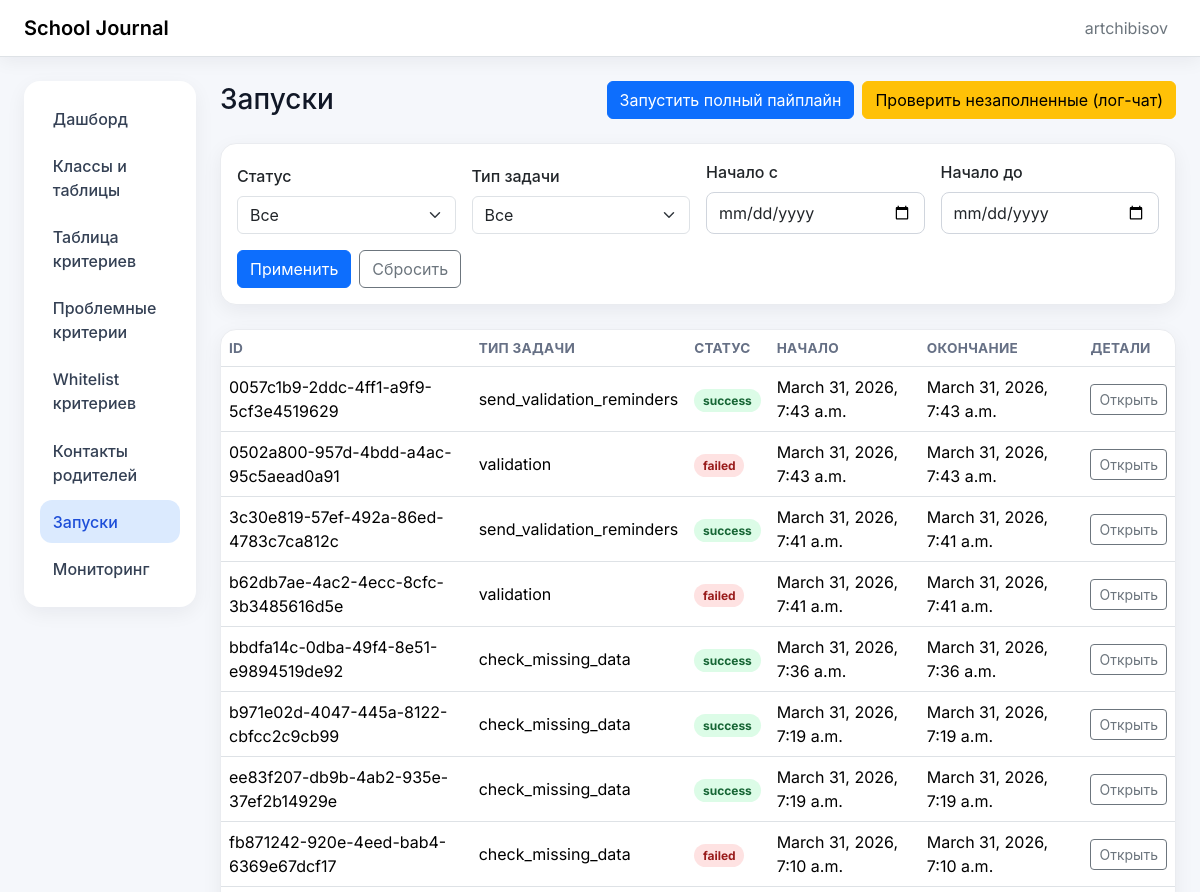
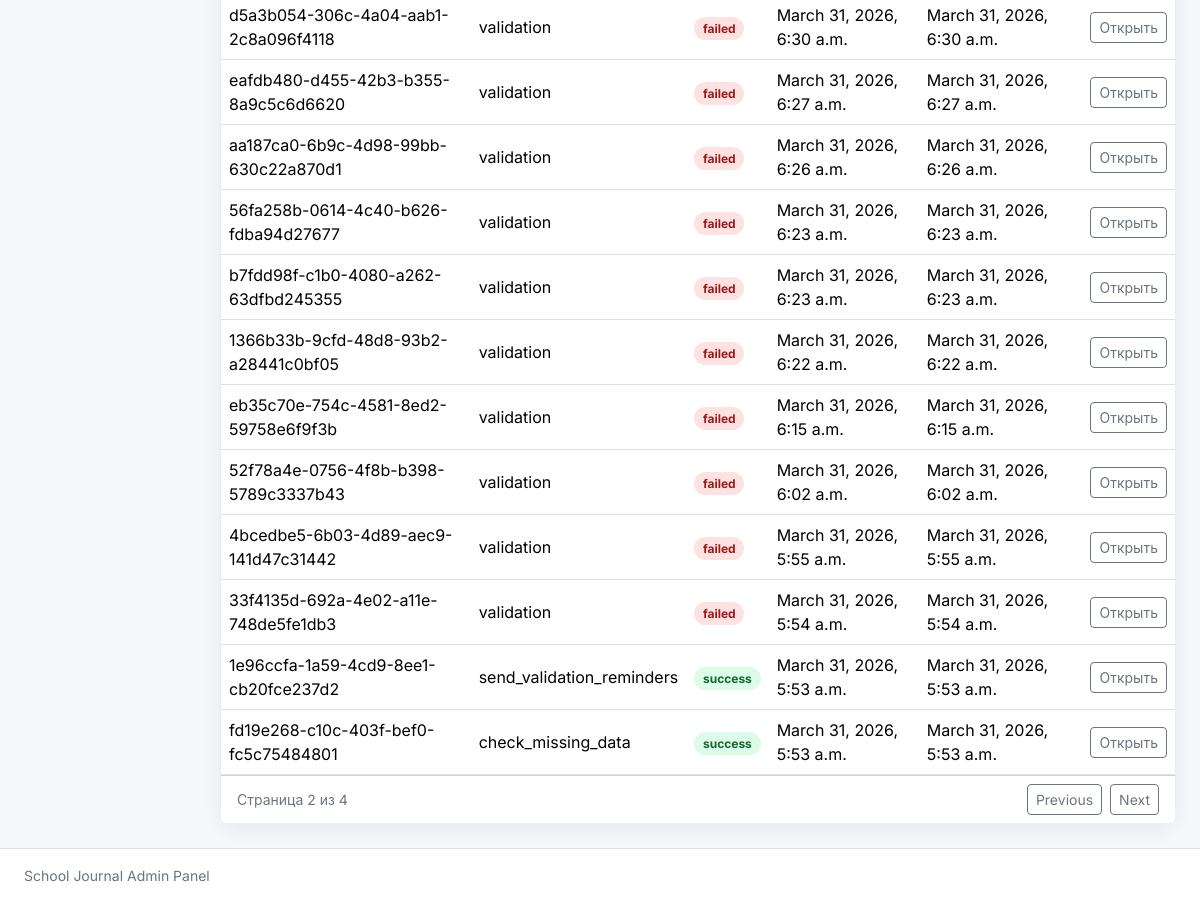
/runs/?page=2 (signed in), run on the app's committed database (2 pictures, top to bottom).
### jobs/models.py (models this page shows, shortened)
class JobRun(models.Model):
    class Status(models.TextChoices):
        PENDING = "pending", "Pending"
        RUNNING = "running", "Running"
        SUCCESS = "success", "Success"
        PARTIAL = "partial", "Partial"
        FAILED = "failed", "Failed"
    id = models.UUIDField(primary_key=True, default=uuid.uuid4, editable=False)
    job_type = models.CharField(max_length=100)
    status = models.CharField(max_length=20, choices=Status.choices, default=Status.PENDING)
    started_at = models.DateTimeField(null=True, blank=True)
    finished_at = models.DateTimeField(null=True, blank=True)
    params_json = models.JSONField(default=dict, blank=True)
    result_json = models.JSONField(default=dict, blank=True)
    initiated_by = models.ForeignKey(
        settings.AUTH_USER_MODEL,
        null=True,
        blank=True,
        on_delete=models.SET_NULL,
        related_name="job_runs",
    )
    class Meta:
        ordering = ["-started_at"]
        permissions = [
            ("run_validation", "Can run validation jobs"),
            ("run_full_pipeline", "Can run full pipeline"),
            ("send_reminders", "Can send validation reminders"),
            ("run_check_missing_data", "Can run missing data checks"),
        ]

### jobs/views.py (the view)
# urls.py: path("runs/", list_job_runs, name="job_run_list"),
@login_required
@permission_required_403("jobs.view_jobrun", message="Доступ запрещён: нет прав на просмотр запусков.")
def list_job_runs(request):
    queryset = JobRun.objects.all().order_by("-started_at")
    status = _parse_non_empty(request.GET.get("status"))
    if status:
        queryset = queryset.filter(status=status)
    job_type = _parse_non_empty(request.GET.get("job_type"))
    if job_type:
        queryset = queryset.filter(job_type=job_type)
    started_from = _parse_non_empty(request.GET.get("started_from"))
    if started_from:
        queryset = queryset.filter(started_at__date__gte=started_from)
    started_to = _parse_non_empty(request.GET.get("started_to"))
    if started_to:
        queryset = queryset.filter(started_at__date__lte=started_to)
    paginator = Paginator(queryset, 20)
    page_obj = paginator.get_page(request.GET.get("page"))
    for run in page_obj:
        run.status_meta = _status_meta(run.status)
    preserved_query = request.GET.copy()
    preserved_query.pop("page", None)
    return render(
        request,
        "jobs/jobrun_list.html",
        {
            "page_obj": page_obj,
            "status_choices": JobRun.Status.choices,
            "job_type_choices": JobRun.objects.values_list("job_type", flat=True).distinct().order_by("job_type"),
            "filters": {
                "status": status or "",
                "job_type": job_type or "",
                "started_from": started_from or "",
                "started_to": started_to or "",
            },
            "querystring": preserved_query.urlencode(),
        },
    )

### admin_panel/authz.py (called while the page is built)
def permission_required_403(perm: str, *, message: str | None = None) -> Callable:
    deny_message = message or "Доступ запрещён: недостаточно прав для выполнения действия."
    def decorator(view_func: Callable) -> Callable:
        @wraps(view_func)
        def _wrapped(request: HttpRequest, *args, **kwargs) -> HttpResponse:
            if request.user.has_perm(perm):
                return view_func(request, *args, **kwargs)
            messages.error(request, deny_message)
            return HttpResponseForbidden(deny_message)
        return _wrapped
    return decorator

### jobs/views.py (called while the page is built)
def _parse_non_empty(value: str | None) -> str | None:
    if value is None:
        return None
    trimmed = value.strip()
    return trimmed or None

def _status_meta(status: str | None) -> dict[str, str]:
    return STATUS_UI_META.get(status, {"css": "queued", "label": status or "queued"})

### jobs/templates/jobs/jobrun_list.html (shortened to what this page needs)
{% extends "base.html" %}
{% block page_heading %}Запуски{% endblock %}
{% block page_actions %}
  {% if perms.jobs.run_full_pipeline %}
    <form method="post" action="{% url 'run_full_pipeline' %}">
       <button class="btn btn-primary" type="submit">Запустить полный пайплайн</button>
     </form>
  {% endif %}
{% if perms.jobs.run_check_missing_data %}
    <form method="post" action="{% url 'run_missing_data_check' %}">
      <button class="btn btn-warning" type="submit">Проверить незаполненные (лог-чат)</button>
    </form>
  {% endif %}
 {% endblock %}
 {% block content %}
  <section class="card mb-4">
    <div class="card-body">
      <form method="get" class="row g-3 align-items-end">
        <div class="col-12 col-md-6 col-xl-3">
          <label class="form-label" for="id_status">Статус</label>
          <select id="id_status" name="status" class="form-select">
            <option value="">Все</option>
          </select>
        </div>
        <div class="col-12 col-md-6 col-xl-3">
          <label class="form-label" for="id_job_type">Тип задачи</label>
          <select id="id_job_type" name="job_type" class="form-select">
            <option value="">Все</option>
          </select>
        </div>
        <div class="col-12 col-md-6 col-xl-3">
          <label class="form-label" for="id_started_from">Начало с</label>
          <input id="id_started_from" type="date" name="started_from" value="{{ filters.started_from }}" class="form-control">
        </div>
        <div class="col-12 col-md-6 col-xl-3">
          <label class="form-label" for="id_started_to">Начало до</label>
          <input id="id_started_to" type="date" name="started_to" value="{{ filters.started_to }}" class="form-control">
        </div>
        <div class="col-12 d-flex flex-wrap gap-2">
          <button class="btn btn-primary" type="submit">Применить</button>
          <a class="btn btn-outline-secondary" href="{% url 'job_run_list' %}">Сбросить</a>
        </div>
      </form>
    </div>
  </section>
  <section class="card">
    <div class="card-body p-0">
      <div class="table-responsive">
        <table class="table table-hover align-middle mb-0">
          <thead>
            <tr>
              <th>ID</th>
              <th>Тип задачи</th>
              <th>Статус</th>
              <th>Начало</th>
              <th>Окончание</th>
              <th>Детали</th>
            </tr>
          </thead>
          <tbody>
            {% for run in page_obj %}
              <tr>
                <td>{{ run.id }}</td>
                <td>{{ run.job_type }}</td>
                <td><span class="badge badge-soft badge-{{ run.status_meta.css }}">{{ run.status_meta.label }}</span></td>
                <td>{{ run.started_at|default:"—" }}</td>
                <td>{{ run.finished_at|default:"—" }}</td>
                <td>
                  <a class="btn btn-outline-secondary btn-sm" href="{% url 'job_run_detail' run.id %}{% if querystring %}?{{ querystring }}{% endif %}">Открыть</a>
                </td>
              </tr>
            {% empty %}
              <tr><td class="table-empty" colspan="6">No runs found.</td></tr>
            {% endfor %}
          </tbody>
        </table>
       </div>
    </div>
     {% if page_obj.paginator.num_pages > 1 %}
      <div class="card-footer bg-white d-flex justify-content-between align-items-center flex-wrap gap-2">
        <div class="text-secondary small">Страница {{ page_obj.number }} из {{ page_obj.paginator.num_pages }}</div>
        <div class="d-flex gap-2">
          {% if page_obj.has_previous %}
            <a class="btn btn-outline-secondary btn-sm" href="?{% if querystring %}{{ querystring }}&{% endif %}page={{ page_obj.previous_page_number }}">Previous</a>
          {% endif %}
          {% if page_obj.has_next %}
            <a class="btn btn-outline-secondary btn-sm" href="?{% if querystring %}{{ querystring }}&{% endif %}page={{ page_obj.next_page_number }}">Next</a>
          {% endif %}
        </div>
      </div>
      {% endif %}
  </section>
 {% endblock %}

### webapp/templates/base.html (shortened to what this page needs)
{% load static %}
<!doctype html>
<html lang="ru">
<head>
  <link href="https://cdn.jsdelivr.net/npm/bootstrap@5.3.3/dist/css/bootstrap.min.css" rel="stylesheet">
  <link rel="stylesheet" href="{% static 'webapp/ui.css' %}">
</head>
<body>
<nav class="navbar navbar-expand-lg border-bottom bg-white sticky-top soft-shadow-sm">
    <div class="container-fluid px-3 px-lg-4">
      <a class="navbar-brand fw-semibold" href="{% url 'dashboard' %}">School Journal</a>
      <div class="collapse navbar-collapse" id="mainNav">
        <ul class="navbar-nav ms-auto align-items-lg-center gap-lg-2">
          {% if request.user.is_authenticated %}
            <li class="nav-item"><span class="nav-link text-secondary">{{ request.user.username }}</span></li>
          {% endif %}
        </ul>
      </div>
         </div>
  </nav>
<div class="container-fluid py-4 px-3 px-lg-4">
    <div class="row g-4">
      <aside class="col-12 col-lg-3 col-xl-2">
        <div class="card border-0 soft-shadow-sm nav-card">
          <div class="card-body p-2 p-lg-3">
            <nav class="nav nav-pills flex-column gap-1">
              <a class="nav-link {% if request.path == '/' %}active{% endif %}" href="{% url 'dashboard' %}">Дашборд</a>
              {% if perms.journal_links.view_classsheetlink %}
                <a class="nav-link {% if '/links/' in request.path %}active{% endif %}" href="{% url 'journal_links:list_links' %}">Классы и таблицы</a>
              {% endif %}
              {% if perms.pipeline.view_criterionentry %}
                <a class="nav-link {% if '/criteria-table/' in request.path %}active{% endif %}" href="{% url 'pipeline:criteria_table' %}">Таблица критериев</a>
                             <a class="nav-link {% if '/criteria-failures/' in request.path %}active{% endif %}" href="{% url 'pipeline:criteria_failures' %}">Проблемные критерии</a>
              {% endif %}
                {% if perms.pipeline.view_validcriteriontemplate %}
                <a class="nav-link {% if '/valid-criteria/' in request.path %}active{% endif %}" href="{% url 'pipeline:valid_criteria_list' %}">Whitelist критериев</a>
              {% endif %}
              {% if perms.pipeline.view_parentcontact %}
                <a class="nav-link {% if '/parent-contacts/' in request.path %}active{% endif %}" href="{% url 'pipeline:parent_contacts_list' %}">Контакты родителей</a>
              {% endif %}
              {% if perms.jobs.view_jobrun %}
                <a class="nav-link {% if '/runs/' in request.path %}active{% endif %}" href="{% url 'job_run_list' %}">Запуски</a>
              {% endif %}
              <a class="nav-link {% if '/healthz' in request.path or '/readyz' in request.path %}active{% endif %}" href="{% url 'readyz' %}">Мониторинг</a>
            </nav>
          </div>
        </div>
      </aside>
        <main class="col-12 col-lg-9 col-xl-10">
             <section class="d-flex flex-column flex-md-row align-items-md-center justify-content-between gap-3 mb-4">
          <h1 class="h3 mb-0">{% block page_heading %}Страница{% endblock %}</h1>
          <div class="d-flex flex-wrap gap-2">
            {% block page_actions %}{% endblock %}
          </div>
        </section>
              {% block content %}{% endblock %}
      </main>
    </div>
  </div>
 <footer class="py-3 border-top bg-white">
    <div class="container-fluid px-3 px-lg-4 text-secondary small">School Journal Admin Panel</div>
  </footer>
</body>
</html>

### webapp/static/webapp/ui.css (style rules this page uses)
:root { --app-bg: #f5f7fb; --text-muted: #667085; }
body { font-family: Inter, -apple-system, BlinkMacSystemFont, "Segoe UI", sans-serif; background: var(--app-bg); color: #111827; }
.soft-shadow-sm { box-shadow: 0 4px 18px rgba(16, 24, 40, 0.06); }
.nav-card .nav-link { color: #344054; border-radius: 0.75rem; padding: 0.6rem 0.8rem; font-weight: 500; }
.nav-card .nav-link.active { background-color: #dbeafe; color: #1d4ed8; }
.card { border: 1px solid #eaecf0; border-radius: 1rem; box-shadow: 0 6px 20px rgba(16, 24, 40, 0.06); }
.table { --bs-table-bg: transparent; }
.table thead th { font-size: 0.85rem; letter-spacing: 0.02em; color: var(--text-muted); text-transform: uppercase; white-space: nowrap; }
.badge-soft { border-radius: 999px; padding: 0.35rem 0.55rem; }
.badge-success { background-color: #dcfce7; color: #166534; }
.badge-failed { background-color: #fee2e2; color: #991b1b; }
.form-label { font-weight: 500; }
input[type="text"], input[type="email"], input[type="url"], input[type="number"], input[type="date"], input[type="file"], textarea, select { width: 100%; border: 1px solid #d0d5dd; border-radius: 0.5rem; padding: 0.5rem 0.75rem; background: #fff; }

### data on the page
JobRun: id "0057c1b9-2ddc-4ff1-a9f9-5cf3e4519629", job_type "send_validation_reminders", status_meta.label "success", started_at "March 31, 2026, 7:43 a.m.", finished_at "March 31, 2026, 7:43 a.m."
JobRun: id "0502a800-957d-4bdd-a4ac-95c5aead0a91", job_type "validation", status_meta.label "failed", started_at "March 31, 2026, 7:43 a.m.", finished_at "March 31, 2026, 7:43 a.m."
JobRun: id "3c30e819-57ef-492a-86ed-4783c7ca812c", job_type "send_validation_reminders", status_meta.label "success", started_at "March 31, 2026, 7:41 a.m.", finished_at "March 31, 2026, 7:41 a.m."
JobRun: id "b62db7ae-4ac2-4ecc-8cfc-3b3485616d5e", job_type "validation", status_meta.label "failed", started_at "March 31, 2026, 7:41 a.m.", finished_at "March 31, 2026, 7:41 a.m."
JobRun: id "bbdfa14c-0dba-49f4-8e51-e9894519de92", job_type "check_missing_data", status_meta.label "success", started_at "March 31, 2026, 7:36 a.m.", finished_at "March 31, 2026, 7:36 a.m."
JobRun: id "b971e02d-4047-445a-8122-cbfcc2c9cb99", job_type "check_missing_data", status_meta.label "success", started_at "March 31, 2026, 7:19 a.m.", finished_at "March 31, 2026, 7:19 a.m."
JobRun: id "ee83f207-db9b-4ab2-935e-37ef2b14929e", job_type "check_missing_data", status_meta.label "success", started_at "March 31, 2026, 7:19 a.m.", finished_at "March 31, 2026, 7:19 a.m."
JobRun: id "fb871242-920e-4eed-bab4-6369e67dcf17", job_type "check_missing_data", status_meta.label "failed", started_at "March 31, 2026, 7:10 a.m.", finished_at "March 31, 2026, 7:10 a.m."
JobRun: id "d5a3b054-306c-4a04-aab1-2c8a096f4118", job_type "validation", status_meta.label "failed", started_at "March 31, 2026, 6:30 a.m.", finished_at "March 31, 2026, 6:30 a.m."
JobRun: id "eafdb480-d455-42b3-b355-8a9c5c6d6620", job_type "validation", status_meta.label "failed", started_at "March 31, 2026, 6:27 a.m.", finished_at "March 31, 2026, 6:27 a.m."
JobRun: id "aa187ca0-6b9c-4d98-99bb-630c22a870d1", job_type "validation", status_meta.label "failed", started_at "March 31, 2026, 6:26 a.m.", finished_at "March 31, 2026, 6:26 a.m."
JobRun: id "56fa258b-0614-4c40-b626-fdba94d27677", job_type "validation", status_meta.label "failed", started_at "March 31, 2026, 6:23 a.m.", finished_at "March 31, 2026, 6:23 a.m."
JobRun: id "b7fdd98f-c1b0-4080-a262-63dfbd245355", job_type "validation", status_meta.label "failed", started_at "March 31, 2026, 6:23 a.m.", finished_at "March 31, 2026, 6:23 a.m."
JobRun: id "1366b33b-9cfd-48d8-93b2-a28441c0bf05", job_type "validation", status_meta.label "failed", started_at "March 31, 2026, 6:22 a.m.", finished_at "March 31, 2026, 6:22 a.m."
JobRun: id "eb35c70e-754c-4581-8ed2-59758e6f9f3b", job_type "validation", status_meta.label "failed", started_at "March 31, 2026, 6:15 a.m.", finished_at "March 31, 2026, 6:15 a.m."
JobRun: id "52f78a4e-0756-4f8b-b398-5789c3337b43", job_type "validation", status_meta.label "failed", started_at "March 31, 2026, 6:02 a.m.", finished_at "March 31, 2026, 6:02 a.m."
JobRun: id "4bcedbe5-6b03-4d89-aec9-141d47c31442", job_type "validation", status_meta.label "failed", started_at "March 31, 2026, 5:55 a.m.", finished_at "March 31, 2026, 5:55 a.m."
JobRun: id "33f4135d-692a-4e02-a11e-748de5fe1db3", job_type "validation", status_meta.label "failed", started_at "March 31, 2026, 5:54 a.m.", finished_at "March 31, 2026, 5:54 a.m."
JobRun: id "1e96ccfa-1a59-4cd9-8ee1-cb20fce237d2", job_type "send_validation_reminders", status_meta.label "success", started_at "March 31, 2026, 5:53 a.m.", finished_at "March 31, 2026, 5:53 a.m."
JobRun: id "fd19e268-c10c-403f-bef0-fc5c75484801", job_type "check_missing_data", status_meta.label "success", started_at "March 31, 2026, 5:53 a.m.", finished_at "March 31, 2026, 5:53 a.m."

### other printed values
{{ request.user.username }} "artchibisov"
{{ page_obj.number }} "2"
{{ page_obj.paginator.num_pages }} "4"
